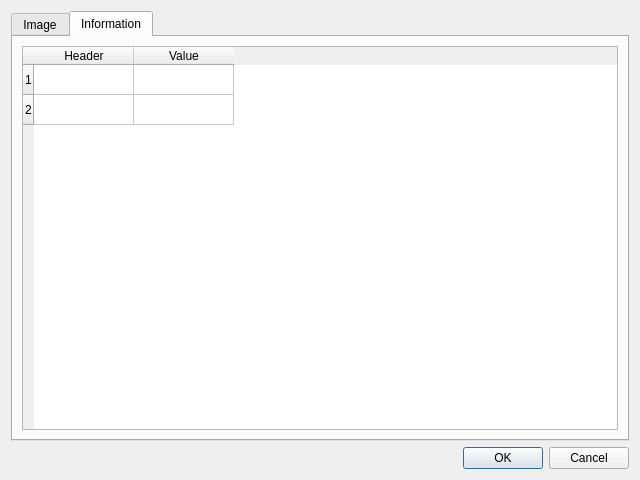
<?xml version="1.0" encoding="UTF-8"?>
<ui version="4.0">
 <class>view_image</class>
 <widget class="QDialog" name="view_image">
  <property name="geometry">
   <rect>
    <x>0</x>
    <y>0</y>
    <width>640</width>
    <height>480</height>
   </rect>
  </property>
  <property name="windowTitle">
   <string>Dialog</string>
  </property>
  <layout class="QVBoxLayout" name="verticalLayout">
   <item>
    <widget class="QTabWidget" name="tabWidget">
     <property name="currentIndex">
      <number>1</number>
     </property>
     <widget class="QWidget" name="tab">
      <attribute name="title">
       <string>Image</string>
      </attribute>
      <layout class="QVBoxLayout" name="verticalLayout_2">
       <item>
        <layout class="QHBoxLayout" name="horizontalLayout">
         <item>
          <widget class="QLabel" name="image_info">
           <property name="text">
            <string>Image Info</string>
           </property>
          </widget>
         </item>
        </layout>
       </item>
       <item>
        <layout class="QHBoxLayout" name="horizontalLayout_2">
         <property name="spacing">
          <number>0</number>
         </property>
         <item>
          <widget class="QPushButton" name="zoom_in">
           <property name="minimumSize">
            <size>
             <width>0</width>
             <height>0</height>
            </size>
           </property>
           <property name="text">
            <string/>
           </property>
           <property name="icon">
            <iconset resource="icons.qrc">
             <normaloff>:/icons/icons/up.xpm</normaloff>:/icons/icons/up.xpm</iconset>
           </property>
          </widget>
         </item>
         <item>
          <widget class="QPushButton" name="zoom_out">
           <property name="minimumSize">
            <size>
             <width>0</width>
             <height>0</height>
            </size>
           </property>
           <property name="text">
            <string/>
           </property>
           <property name="icon">
            <iconset resource="icons.qrc">
             <normaloff>:/icons/icons/down.xpm</normaloff>:/icons/icons/down.xpm</iconset>
           </property>
          </widget>
         </item>
         <item>
          <widget class="QLabel" name="label_3">
           <property name="text">
            <string>Contrast</string>
           </property>
          </widget>
         </item>
         <item>
          <widget class="QSlider" name="contrast">
           <property name="minimum">
            <number>1</number>
           </property>
           <property name="maximum">
            <number>30</number>
           </property>
           <property name="orientation">
            <enum>Qt::Horizontal</enum>
           </property>
          </widget>
         </item>
         <item>
          <widget class="QLabel" name="label_2">
           <property name="text">
            <string>Brightness</string>
           </property>
          </widget>
         </item>
         <item>
          <widget class="QSlider" name="brightness">
           <property name="minimum">
            <number>-10</number>
           </property>
           <property name="maximum">
            <number>10</number>
           </property>
           <property name="orientation">
            <enum>Qt::Horizontal</enum>
           </property>
          </widget>
         </item>
        </layout>
       </item>
       <item>
        <widget class="QGraphicsView" name="view"/>
       </item>
       <item>
        <widget class="QSlider" name="slice_pos">
         <property name="orientation">
          <enum>Qt::Horizontal</enum>
         </property>
        </widget>
       </item>
       <item>
        <widget class="QLabel" name="info_label">
         <property name="text">
          <string/>
         </property>
        </widget>
       </item>
      </layout>
     </widget>
     <widget class="QWidget" name="tab_2">
      <attribute name="title">
       <string>Information</string>
      </attribute>
      <layout class="QVBoxLayout" name="verticalLayout_3">
       <item>
        <widget class="QTableWidget" name="info">
         <property name="rowCount">
          <number>2</number>
         </property>
         <row/>
         <row/>
         <column>
          <property name="text">
           <string>Header</string>
          </property>
         </column>
         <column>
          <property name="text">
           <string>Value</string>
          </property>
         </column>
        </widget>
       </item>
      </layout>
     </widget>
    </widget>
   </item>
   <item>
    <widget class="QDialogButtonBox" name="buttonBox">
     <property name="orientation">
      <enum>Qt::Horizontal</enum>
     </property>
     <property name="standardButtons">
      <set>QDialogButtonBox::Cancel|QDialogButtonBox::Ok</set>
     </property>
    </widget>
   </item>
  </layout>
 </widget>
 <resources>
  <include location="icons.qrc"/>
 </resources>
 <connections>
  <connection>
   <sender>buttonBox</sender>
   <signal>accepted()</signal>
   <receiver>view_image</receiver>
   <slot>accept()</slot>
   <hints>
    <hint type="sourcelabel">
     <x>248</x>
     <y>254</y>
    </hint>
    <hint type="destinationlabel">
     <x>157</x>
     <y>274</y>
    </hint>
   </hints>
  </connection>
  <connection>
   <sender>buttonBox</sender>
   <signal>rejected()</signal>
   <receiver>view_image</receiver>
   <slot>reject()</slot>
   <hints>
    <hint type="sourcelabel">
     <x>316</x>
     <y>260</y>
    </hint>
    <hint type="destinationlabel">
     <x>286</x>
     <y>274</y>
    </hint>
   </hints>
  </connection>
 </connections>
</ui>
